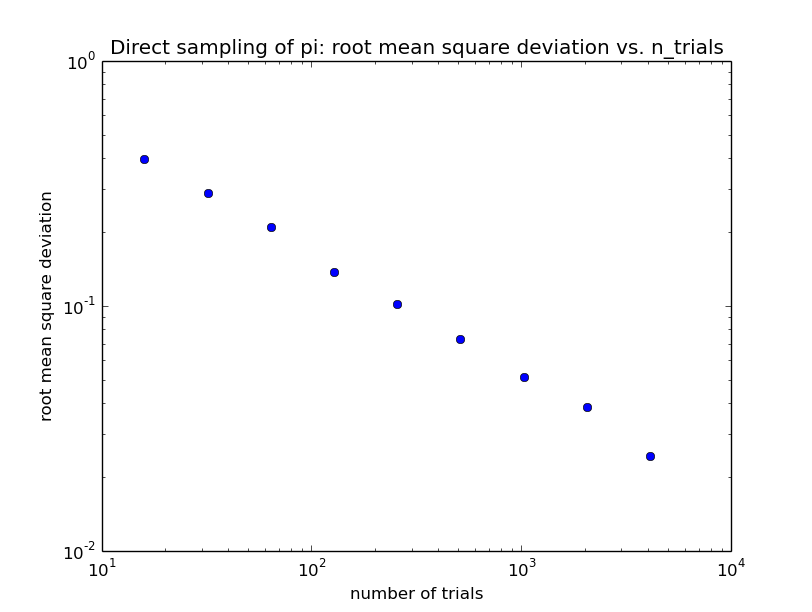

Here is the Python script that generated this plot:
import random, math, pylab

def direct_pi(N):
    n_hits = 0
    for i in range(N):
        x, y = random.uniform(-1.0, 1.0), random.uniform(-1.0, 1.0)
        if x ** 2 + y ** 2 < 1.0:
            n_hits += 1
    return n_hits

n_runs = 500
n_trials_list = []
sigmasqs = []
for poweroftwo in range(4, 13):
    n_trials = 2 ** poweroftwo
    sigmasq = 0.0
    for run in range(n_runs):
        pi_est = 4.0 * direct_pi(n_trials) / float(n_trials)
        sigmasq += (pi_est - math.pi) ** 2
    sigmasqs.append(math.sqrt(sigmasq/(n_runs)))
    n_trials_list.append(n_trials)

pylab.plot(n_trials_list, sigmasqs, 'o')
pylab.xscale('log')
pylab.yscale('log')
pylab.xlabel('number of trials')
pylab.ylabel('root mean square deviation')
pylab.title('Direct sampling of pi: root mean square deviation vs. n_trials')
pylab.savefig('direct_sampling_rms_deviation.png')
pylab.show()
